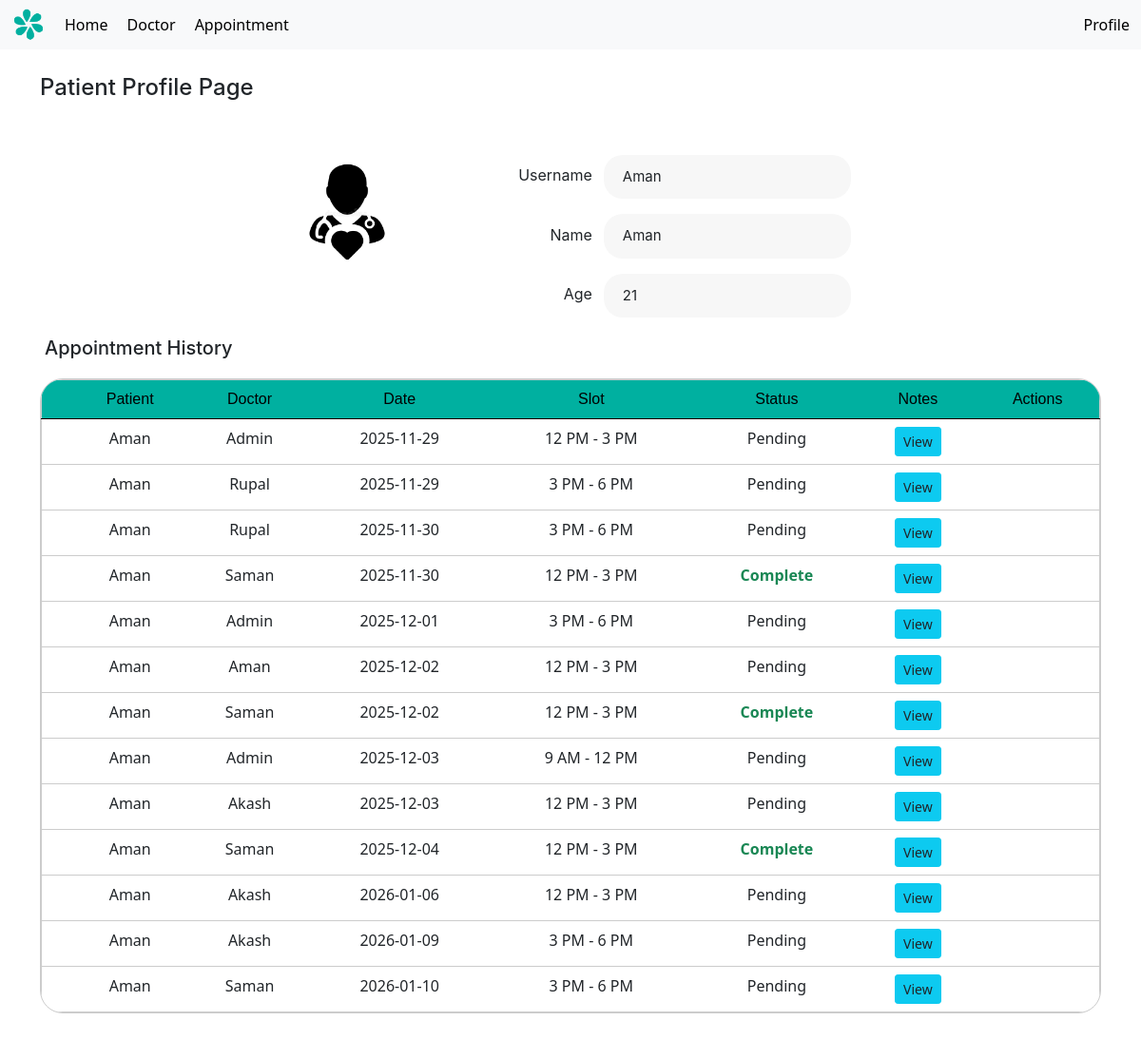
The page /patient/2 (signed in) on the database its author committed.
### models.py (models this page shows, shortened)
class patient(UserMixin, db.Model):
    id = db.Column(db.Integer, primary_key=True)
    username = db.Column(db.String(100), unique=True, nullable=False)
    name = db.Column(db.String(100), nullable=False)
    age = db.Column(db.Integer, nullable=False)
    password = db.Column(db.String(200), nullable=False)
    appointments = db.relationship('appointment', back_populates='patient', lazy=True)
    is_admin = db.Column(db.Boolean, default=False)
    is_doctor = db.Column(db.Boolean, default=False)

class appointment(db.Model):
    id = db.Column(db.Integer, primary_key=True)
    patient_id = db.Column(db.Integer, db.ForeignKey('patient.id'), nullable=False)
    doctor_id = db.Column(db.Integer, db.ForeignKey('doctor.id'), nullable=False)
    appointment_date = db.Column(db.Date, nullable=False)
    slot = db.Column(db.String(20), nullable=False)
    prescription = db.Column(db.Text, nullable=True)
    status = db.Column(db.Boolean, default=False)
    is_blocked = db.Column(db.Boolean, default=False)
    doctor = db.relationship('doctor', back_populates='appointments', lazy=True)
    patient = db.relationship('patient', back_populates='appointments', lazy=True)

class doctor(UserMixin, db.Model):
    id = db.Column(db.Integer, primary_key=True)
    username = db.Column(db.String(100), unique=True, nullable=False)
    password = db.Column(db.String(200), nullable=False)
    name = db.Column(db.String(100), nullable=False)
    specialization = db.Column(db.String(100), nullable=False)
    availability = db.Column(db.Date, nullable=True)
    timeSlots = db.relationship('timeSlot', back_populates='doctor', lazy=True)
    appointments = db.relationship('appointment', back_populates='doctor', lazy=True)
    is_admin = db.Column(db.Boolean, default=False)
    is_doctor = db.Column(db.Boolean, default=True)

### app.py (the view)
@app.route('/patient/<int:patient_id>')
@login_required
def patient_profile(patient_id):
    pat = patient.query.get_or_404(patient_id)
    appointments = appointment.query.filter(
        appointment.patient_id == patient_id,
        appointment.is_blocked == False,
        appointment.patient_id != 0
    ).order_by(
        appointment.appointment_date.asc()
    ).all()
    return render_template(
        'profile_page_p.html',
        pat=pat,
        appointments=appointments
    )

### app.py (called while the page is built)
@login_manager.user_loader
def load_user(user_id):
    user_type = session.get("user_type")
    if user_type == "doctor":
        return doctor.query.get(int(user_id))
    return patient.query.get(int(user_id))

@app.context_processor
def inject_user():
    return dict(current_user=current_user, request = request)

### templates/profile_page_p.html (shortened to what this page needs)
{% extends 'layout.html' %}
{% block content %}
<h1>Patient Profile Page</h1>
<div class="flex-column gap-16p" style="align-items: center;">
<div class="flex-column mx-auto gap-16p mt-5" style = "align-items: center; display: flex">
<div class="flex-row gap-120p">
    <div class="profile-container d-flex flex-column align-items-center" style="width: 50%; border-radius: 100px; overflow: clip; align-items: center">
    <img src="{{ url_for('static', filename='images/patient_avatar.webp') }}" alt="Patient Avatar" class="avatar-img mb-3" style="width: 120px; border-radius: 300px; ">
    </div>
    <div class="profile-details flex-column gap-16p">
        <div class="flex-row gap-12p" style="align-items: center; justify-content: flex-end">
            <div class="profile-label">Username</div>
            <div class="profile-field">{{ pat.username }}</div>
        </div>
        <div class="flex-row gap-12p" style="align-items: center; justify-content: flex-end">
            <div class="profile-label">Name</div>
            <div class="profile-field">{{ pat.name }}</div>
        </div>
        <div class="flex-row gap-12p" style="align-items: center; justify-content: flex-end">
            <div class="profile-label">Age</div>
            <div class="profile-field">{{ pat.age }}</div>
        </div>
    </div>
</div>
</div>
</div>
 <h5 style="margin-bottom: -28px; margin-top: 20px; margin-left: 5px;">Appointment History</h5>
<div class="flex-column mx-auto gap-16p mt-5" style = "align-items: center; display: flex">
<div style=" border: 1px solid #ccc; border-radius: 24px; width: 100%; overflow: clip;">
<table class="table" style="text-align: center; padding: 20px; border: 1px solid #ccc; margin-bottom: 0px;">
  <thead class="thead-darky">
    <tr>
        <th scope="col"></th>
        <th scope="col">Patient</th>
        <th scope="col">Doctor</th>
        <th scope="col">Date</th>
        <th scope="col">Slot</th>
        <th scope="col">Status</th>
        <th scope="col">Notes</th>
        <th scope="col">Actions</th>
    </tr>
  </thead>
  <tbody>
        {% for a in appointments %}
        <tr class="table-row-link">
            <th scope="row"></th>
            <td><a href="{{ url_for('patient_profile', patient_id=a.patient.id) }}">{{ a.patient.name }}</a></td>
            <td><a href="{{ url_for('doctor_profile', doctor_id=a.doctor.id) }}">{{ a.doctor.name }}</a></td>
            <td>{{ a.appointment_date }}</td>
            <td>{{ a.slot }}</td>
            <td>{% if a.status %}
        <div class="text-success fw-bold">Complete</div>
    {% else %}
        <div>Pending</div>
    {% endif %}</td>
            <td>
              <a href="{{ url_for('view_notes', appt_id=a.id) }}" class="btn btn-info btn-sm">
                  View
              </a>
            </td>
            <td>
            </td>
        </tr>
        {% endfor %}
  </tbody>
</table>
</div>
</div>
{% endblock %}

### static/styles.css (style rules this page uses)
.thead-darky { background-color: #00B0A0; color: black; font-weight: 400; border-style: none; font-family: 'Arial', sans-serif; }
table { text-align: center; }
.thead-darky th { font-weight: 400; font-size: 16px; }
.d-flex { display: flex; align-items: center; justify-content: space-between; }
.flex-column { display: flex; flex-direction: column; }
.flex-row { display: flex; flex-direction: row; }
.gap-12p { gap: 12px !important; }
.gap-16p { gap: 16px !important; }
.gap-120p { gap: 120px !important; }
h1, h2, h3, h4, h5, h6 { font-family: "inter", sans-serif; }
h1 { font-size: 24px !important; font-weight: 700; }
.profile-container { width: 50%; flex-wrap: nowrap }
.profile-field { background-color: #F7F7F7; border-radius: 20px; padding: 12px 20px; width: 260px; font-size: 15px; font-family: "inter", sans-serif; }
.profile-label { font-weight: 400; margin-bottom: 4px; font-family: "inter", sans-serif; }
.table-row-link a { text-decoration: none !important; color: inherit !important; }

### rows shown on the page
patient: username "Aman", name "Aman", age "21"
appointment: patient.name "Aman", doctor.name "Admin", appointment_date "2025-11-29", slot "12 PM - 3 PM", status "Pending"
appointment: patient.name "Aman", doctor.name "Rupal", appointment_date "2025-11-29", slot "3 PM - 6 PM", status "Pending"
appointment: patient.name "Aman", doctor.name "Rupal", appointment_date "2025-11-30", slot "3 PM - 6 PM", status "Pending"
appointment: patient.name "Aman", doctor.name "Saman", appointment_date "2025-11-30", slot "12 PM - 3 PM", status "Complete"
appointment: patient.name "Aman", doctor.name "Admin", appointment_date "2025-12-01", slot "3 PM - 6 PM", status "Pending"
appointment: patient.name "Aman", doctor.name "Aman", appointment_date "2025-12-02", slot "12 PM - 3 PM", status "Pending"
appointment: patient.name "Aman", doctor.name "Saman", appointment_date "2025-12-02", slot "12 PM - 3 PM", status "Complete"
appointment: patient.name "Aman", doctor.name "Admin", appointment_date "2025-12-03", slot "9 AM - 12 PM", status "Pending"
appointment: patient.name "Aman", doctor.name "Akash", appointment_date "2025-12-03", slot "12 PM - 3 PM", status "Pending"
appointment: patient.name "Aman", doctor.name "Saman", appointment_date "2025-12-04", slot "12 PM - 3 PM", status "Complete"
appointment: patient.name "Aman", doctor.name "Akash", appointment_date "2026-01-06", slot "12 PM - 3 PM", status "Pending"
appointment: patient.name "Aman", doctor.name "Akash", appointment_date "2026-01-09", slot "3 PM - 6 PM", status "Pending"
appointment: patient.name "Aman", doctor.name "Saman", appointment_date "2026-01-10", slot "3 PM - 6 PM", status "Pending"
